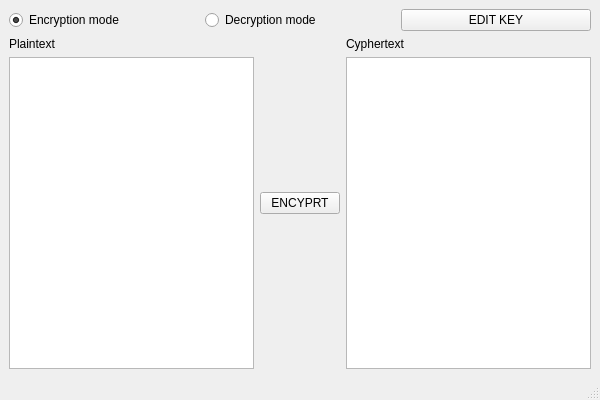
<?xml version="1.0" encoding="UTF-8"?>
<ui version="4.0">
 <class>MainWindow</class>
 <widget class="QMainWindow" name="MainWindow">
  <property name="geometry">
   <rect>
    <x>0</x>
    <y>0</y>
    <width>600</width>
    <height>400</height>
   </rect>
  </property>
  <property name="windowTitle">
   <string>MainWindow</string>
  </property>
  <widget class="QWidget" name="centralwidget">
   <layout class="QVBoxLayout" name="verticalLayout_6">
    <item>
     <layout class="QHBoxLayout" name="horizontalLayout">
      <item>
       <widget class="QRadioButton" name="radioButton">
        <property name="text">
         <string>Encryption mode</string>
        </property>
        <property name="checked">
         <bool>true</bool>
        </property>
       </widget>
      </item>
      <item>
       <widget class="QRadioButton" name="radioButton_2">
        <property name="text">
         <string>Decryption mode</string>
        </property>
       </widget>
      </item>
      <item>
       <widget class="QPushButton" name="pushButton_2">
        <property name="text">
         <string>EDIT KEY</string>
        </property>
       </widget>
      </item>
     </layout>
    </item>
    <item>
     <layout class="QHBoxLayout" name="horizontalLayout_2">
      <property name="spacing">
       <number>6</number>
      </property>
      <item>
       <layout class="QVBoxLayout" name="verticalLayout">
        <item>
         <widget class="QLabel" name="label">
          <property name="text">
           <string>Plaintext</string>
          </property>
         </widget>
        </item>
        <item>
         <widget class="QTextBrowser" name="textBrowser">
          <property name="sizePolicy">
           <sizepolicy hsizetype="Expanding" vsizetype="Expanding">
            <horstretch>0</horstretch>
            <verstretch>0</verstretch>
           </sizepolicy>
          </property>
          <property name="readOnly">
           <bool>false</bool>
          </property>
         </widget>
        </item>
       </layout>
      </item>
      <item>
       <layout class="QVBoxLayout" name="verticalLayout_5"/>
      </item>
      <item>
       <widget class="QPushButton" name="pushButton">
        <property name="text">
         <string>ENCYPRT</string>
        </property>
       </widget>
      </item>
      <item>
       <layout class="QVBoxLayout" name="verticalLayout_2">
        <item>
         <widget class="QLabel" name="label_2">
          <property name="text">
           <string>Cyphertext</string>
          </property>
         </widget>
        </item>
        <item>
         <widget class="QTextBrowser" name="textBrowser_2"/>
        </item>
       </layout>
      </item>
     </layout>
    </item>
   </layout>
  </widget>
  <widget class="QMenuBar" name="menubar">
   <property name="geometry">
    <rect>
     <x>0</x>
     <y>0</y>
     <width>600</width>
     <height>22</height>
    </rect>
   </property>
  </widget>
  <widget class="QStatusBar" name="statusbar"/>
 </widget>
 <resources/>
 <connections/>
</ui>
